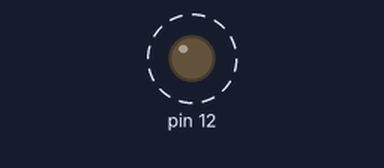
This sketch was run on a simulated Arduino Uno, built with avr-gcc and run on an emulated ATmega328P. On the bench: output pins drawn as LEDs (lit = HIGH). Dashed ring = blinking.

Above: at 0.6 s.
Timing chart, 0 to 3.0 s (numbered marks = the images above):
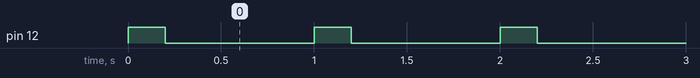

The sketch:

00.introduction.ino
```cpp
void setup() {
// LED sur pin 12
  pinMode(12, OUTPUT);

}

void loop() {
  digitalWrite(12, HIGH);
  delay(200);
  digitalWrite(12, LOW);
  delay(800);


}
```

Measured:
- by itself, pin 12: alternates HIGH for 0.20 s and LOW for 0.80 s
